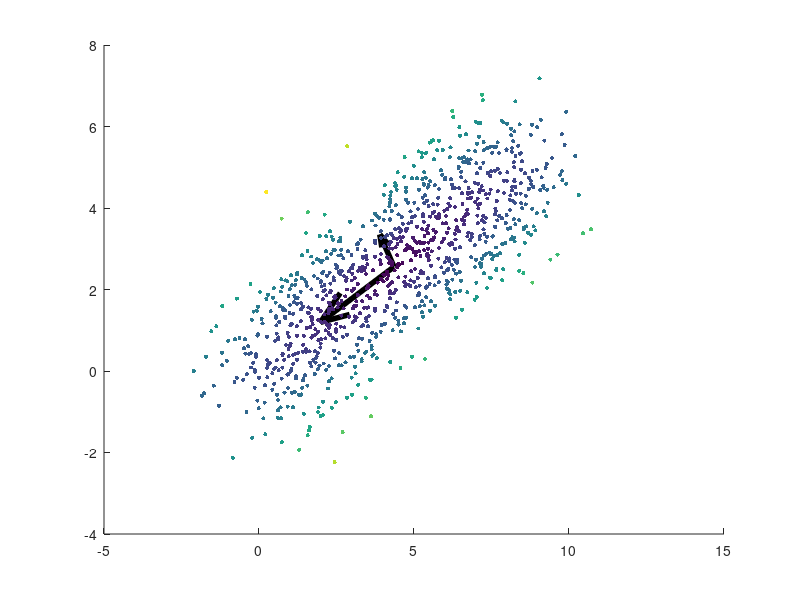

This figure's MATLAB source:
% Problem 5: Complete the exercise only using the core features of the MATLAB
% language (arithmetic operations, loops, array, etc.) and any of the folowing
% functions
%
%   rng         Seed random number generator
%   cos         cosine
%   sin         sine
%   rand        uniformly random points on [0,1]
%   randn       random normal mean 0 variance 1 points
%   mean        computes average or mean value
%   ones        creates a vector of ones
%   repmat      replicate and tile an array
%   inv         computes the inverse of array
%   sqrt        square root
%   svd         computes the singular value decomposition
%   figure      creates a figure
%   scatter     creates scatter plot
%   title       creates title
%   colormap    define colormap    
%   hold on     hold current graph
%   axis equal  equal aspect ratio
%   quiver      quiver plot
%   
clear all; close all; clc; 
% Seed the random number generator to you favorite integer, e.g., rng(213);
rng(2);

% Part A: Data Generation
m = 1000;
n = 2;
x = 10.*rand(m,1);
theta = pi / 6; % rand() * pi;
X = [x.*cos(theta) x.*sin(theta)];
% X = imnoise(X, 'gaussian', 0.2, 0.2);
X = X + randn(1000, 2);
% plot(X(:,1), X(:,2), '.', 'MarkerSize', 30);

% Part B: Mahalanobis and Principal Components
means = mean(X);
Sigma = (n-1)^(-1) * X' * X;
dist2mean = zeros(m, 1);
for i = 1:m,
    tmp = X(i, :) - means;
    dist2mean(i) = (tmp * inv(Sigma) * tmp').^0.5;
end
% D = (X * Cov * X').^0.5;

X_hat = X - (1/m) * ones(m, 1) * ones(1, m) * X;  % mean extraction
Cov = (m-1)^(-1) * (X_hat' * X_hat);
[U, S, V] = svd(Cov);
% obtain eigenvectors
fai1 = U(:, 1);
fai2 = U(:, 2);
% obtain eigenvalues
lambda1 = S(1, 1);
lambda2 = S(2, 2);

% Part C: Visualization
fai1 = lambda1.^0.5 * fai1;
fai2 = lambda2.^0.5 * fai2;
scatter(X(:, 1), X(:, 2), 9, dist2mean, 'filled');
hold on;
quiver(means(1), means(2), fai1(1), fai1(2), 'k', 'LineWidth', 4);
quiver(means(1), means(2), fai2(1), fai2(2), 'k', 'LineWidth', 4);
print('mahal_pca_illustration', '-dpng');